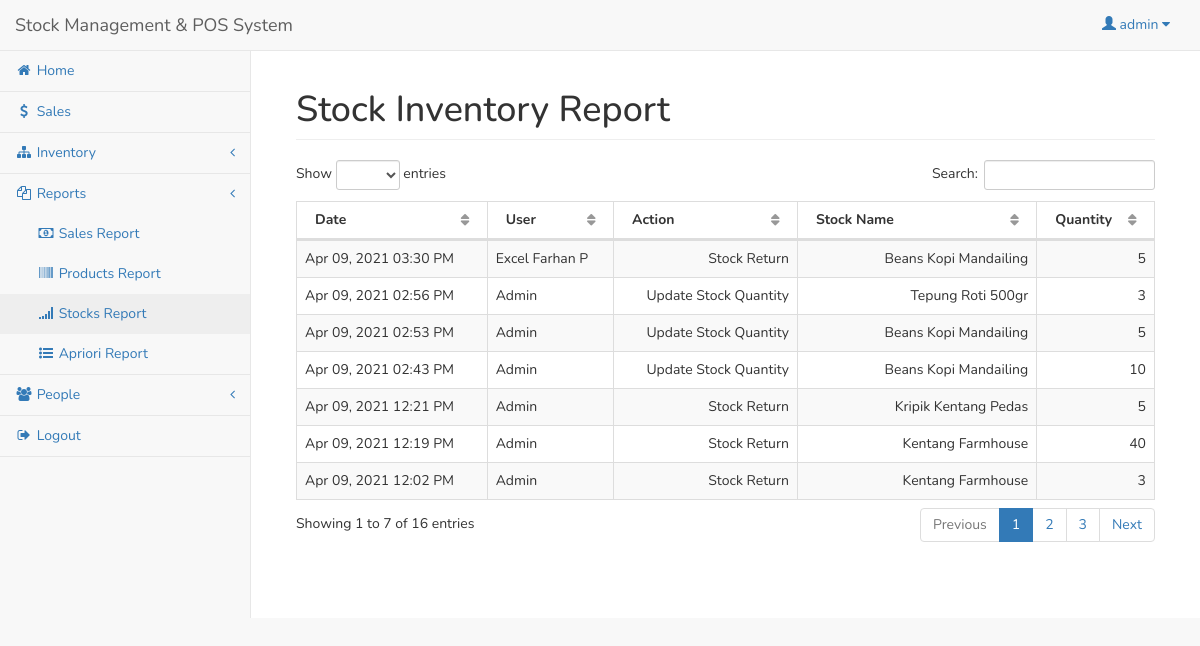
The page /admin/inventory_stock.php (signed in) on the database as committed earlier.
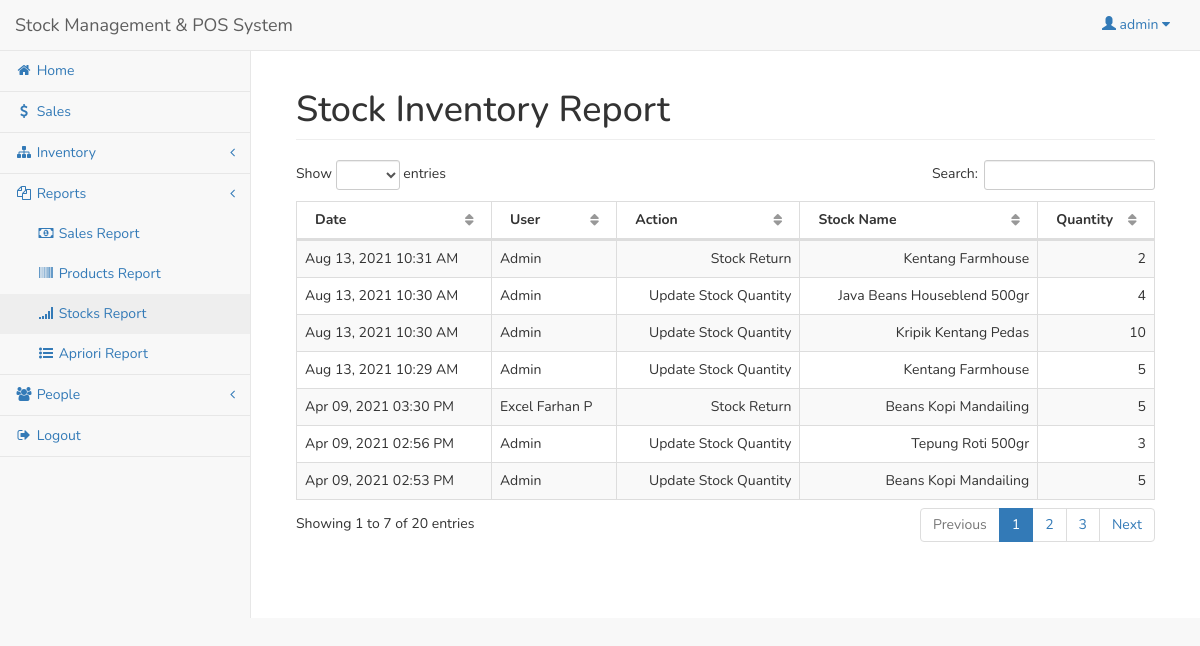
The same page on the database as committed later.
### tables this page shows
CREATE TABLE `inventory` (
  `inventoryid` int(11) NOT NULL,
  `userid` int(11) NOT NULL,
  `action` varchar(50) NOT NULL,
  `productid` int(11) DEFAULT NULL,
  `stockid` int(11) DEFAULT NULL,
  `quantity` double NOT NULL,
  `inventory_date` datetime NOT NULL
);

CREATE TABLE `employee` (
  `userid` int(11) NOT NULL,
  `employee_name` varchar(50) NOT NULL,
  `address` varchar(150) NOT NULL,
  `contact` varchar(50) NOT NULL
);

CREATE TABLE `stock` (
  `stockid` int(11) NOT NULL,
  `stock_name` varchar(150) NOT NULL,
  `stock_price` double NOT NULL,
  `stock_qty` int(11) NOT NULL,
  `min_qty` int(11) NOT NULL,
  `supplierid` int(11) NOT NULL
);

### admin/inventory_stock.php (the view, shortened to what this page needs)
<?php include('session.php'); ?>
<?php include('header.php'); ?>
<body>
<div id="wrapper">
<?php include('navbar.php'); ?>
<div style="height:50px;"></div>
<div id="page-wrapper">
<div class="container-fluid">
	<div class="row">
        <div class="col-lg-12">
            <h1 class="page-header">Stock Inventory Report</h1>
        </div>
    </div>
    <div class="row">
        <div class="col-lg-12">
            <table width="100%" class="table table-striped table-bordered table-hover" id="invTable">
                <thead>
                    <tr>
                        <th>Date</th>
						<th>User</th>
                        <th>Action</th>
						<th>Stock Name</th>
						<th>Quantity</th>
                    </tr>
                </thead>
                <tbody>
				<?php
					$iq=mysqli_query($conn,"select * from inventory left join stock on stock.stockid=inventory.stockid where productid is null order by inventory_date desc");
					while($iqrow=mysqli_fetch_array($iq)){
					?>
						<tr>
							<td><?php echo date('M d, Y h:i A',strtotime($iqrow['inventory_date'])); ?></td>
							<td>
							<?php
								$u=mysqli_query($conn,"select * from `user` left join employee on employee.userid=user.userid left join supplier on supplier.userid=user.userid where user.userid='".$iqrow['userid']."'");
								$urow=mysqli_fetch_array($u);
								if($urow['access']==1){
									echo "Admin";
								}
								elseif($urow['access']==2){
									echo $urow['employee_name'];
								}
								else{
									echo $urow['company_name'];
								}
							?>
							</td>
							<td align="right"><?php echo $iqrow['action']; ?></td>
							<td align="right"><?php echo $iqrow['stock_name']; ?></td>
							<td align="right"><?php echo $iqrow['quantity']; ?></td>
						</tr>
					<?php
					}
				?>
                </tbody>
            </table>
        </div>
    </div>
</div>
</div>
</div>
</body>
</html>

Rows that differ between the two databases and show on the page:
no longer on this page (row unchanged): inventory: inventory_date "Apr 09, 2021 02:43 PM", shows "Admin", action "Update Stock Quantity", stockid.stock_name "Beans Kopi Mandailing", quantity "10"
no longer on this page (row unchanged): inventory: inventory_date "Apr 09, 2021 12:21 PM", shows "Admin", action "Stock Return", stockid.stock_name "Kripik Kentang Pedas", quantity "5"
no longer on this page (row unchanged): inventory: inventory_date "Apr 09, 2021 12:19 PM", shows "Admin", action "Stock Return", stockid.stock_name "Kentang Farmhouse", quantity "40"
no longer on this page (row unchanged): inventory: inventory_date "Apr 09, 2021 12:02 PM", shows "Admin", action "Stock Return", stockid.stock_name "Kentang Farmhouse", quantity "3"
added inventory: inventory_date "Aug 13, 2021 10:31 AM", shows "Admin", action "Stock Return", stockid.stock_name "Kentang Farmhouse", quantity "2"
added inventory: inventory_date "Aug 13, 2021 10:30 AM", shows "Admin", action "Update Stock Quantity", stockid.stock_name "Java Beans Houseblend 500gr", quantity "4"
added inventory: inventory_date "Aug 13, 2021 10:30 AM", shows "Admin", action "Update Stock Quantity", stockid.stock_name "Kripik Kentang Pedas", quantity "10"
added inventory: inventory_date "Aug 13, 2021 10:29 AM", shows "Admin", action "Update Stock Quantity", stockid.stock_name "Kentang Farmhouse", quantity "5"
Other text that changed with them:
text written by a page script: "Show entries Search: Showing 1 to 7 of 16 entries Previous 1 2 3 Next" → "Show entries Search: Showing 1 to 7 of 20 entries Previous 1 2 3 Next"
